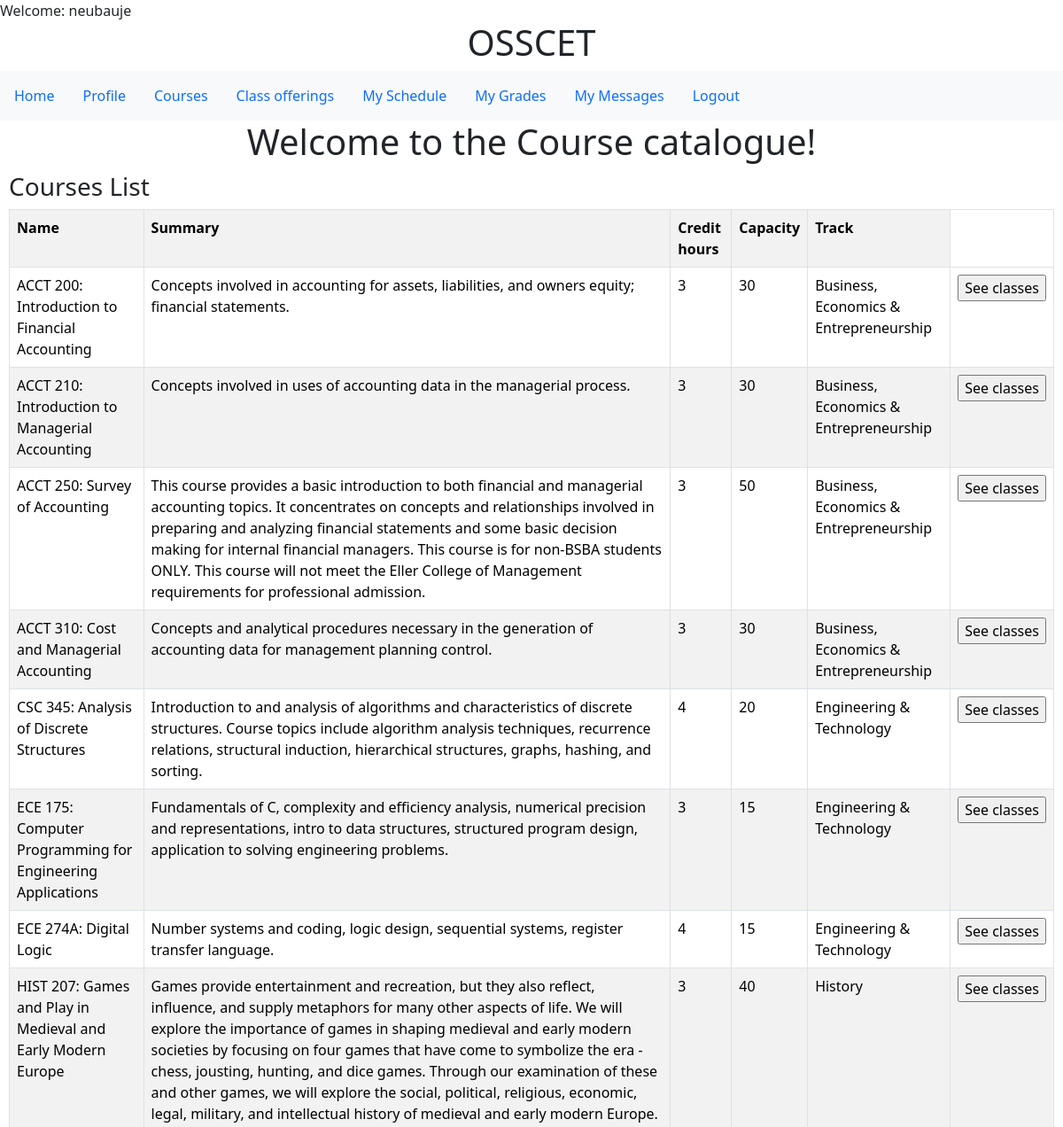
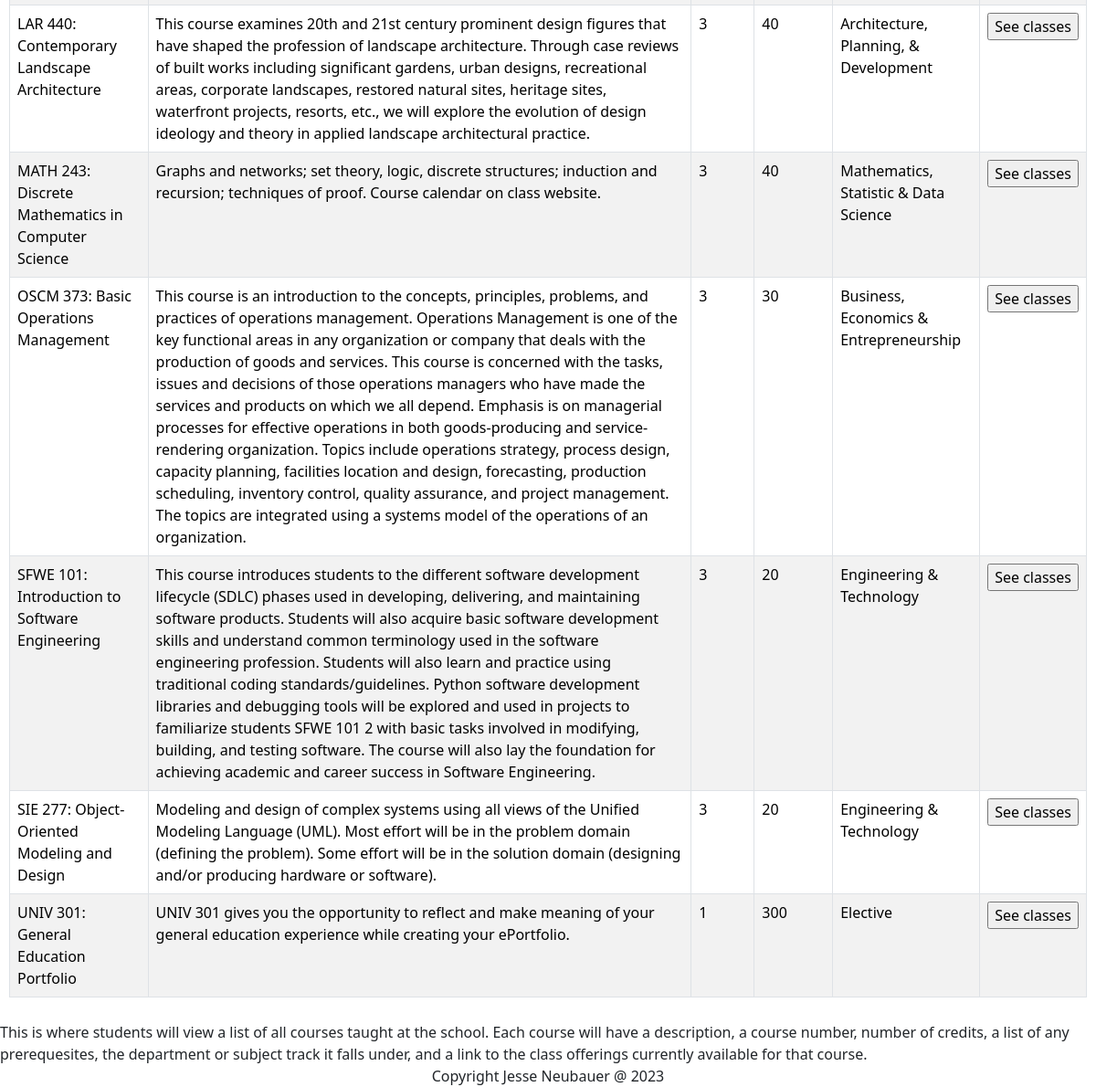
Screenshot of /courses.php (signed in) with the database file from the repository (2 pictures, top to bottom).
### tables this page shows
CREATE TABLE `courses` (
  `course_id` varchar(10) NOT NULL,
  `course_name` varchar(100) NOT NULL,
  `summary` varchar(1000) DEFAULT NULL,
  `credits` int(11) NOT NULL,
  `track_id` int(11) NOT NULL,
  `prerequesites` tinyint(1) DEFAULT NULL,
  `default_max_capacity` int(11) DEFAULT NULL
);

CREATE TABLE `subject_tracks` (
  `track_id` int(11) NOT NULL,
  `track_name` varchar(45) NOT NULL
);

### courses_student.php (the view, shortened to what this page needs)
<!DOCTYPE html>
<html lang="en">
<head>
</head>
<body>
    <div class="bs-example">
            <div class="row">
                <div class="col-md-12">
                    <div class="page-header clearfix">
                        <h3 class="pull-left">Courses List</h3>
                    </div>
                    <?php
                    include_once 'db.php';
                    $result = mysqli_query($conn,"SELECT * FROM courses INNER JOIN subject_tracks ON courses.track_id=subject_tracks.track_id");
                    ?>
                    <?php
                    if (mysqli_num_rows($result) > 0) {
                    ?>
                      <table class='table table-bordered table-striped'>
                      <th>Name</th>
                        <th>Summary</th>
                        <th>Credit hours</th>
                        <th>Capacity</th>
                        <th>Track</th>
                    <?php
                    while($row = mysqli_fetch_array($result)) {
                    ?>
                    <tr>
                        <td><?php
                        $row_course_id = $row["course_id"]; echo $row_course_id; echo ': '; echo $row["course_name"]; ?></td>
                        <td width:1000px><?php echo $row["summary"]; ?></td>
                        <td><?php echo $row["credits"]; ?></td>
                        <td><?php echo $row["default_max_capacity"]; ?></td>
                        <td><?php echo $row["track_name"]; ?></td>
                        <td><form method="POST" action="classes.php"><input type="hidden" name="course_id" value="<?php echo $row_course_id; ?>"><input type="submit" name="search_classes" value="See classes"></form></td>
                    </tr>
                    <?php
                    }
                    ?>
                    </table>
                     <?php
                    }
                    else{
                        echo "No result found";
                    }
                    ?>
                </div>
            </div>
    </div>
<div>
    This is where students will view a list of all courses taught at the school.
    Each course will have a description, a course number, number of credits, a list of any prerequesites, the department or subject track it falls under,
    and a link to the class offerings currently available for that course.
</div>
</body>
</html>

### courses_student.php (style rules this page uses)
.bs-example { margin: 10px; }

### rows the page displays
courses: course_id "ACCT 200", course_name "Introduction to Financial Accounting", summary "Concepts involved in accounting for assets, liabilities, and owners equity; financial statements.", credits "3", default_max_capacity "30", track.track_name "Business, Economics & Entrepreneurship"
courses: course_id "ACCT 210", course_name "Introduction to Managerial Accounting", summary "Concepts involved in uses of accounting data in the managerial process.", credits "3", default_max_capacity "30", track.track_name "Business, Economics & Entrepreneurship"
courses: course_id "ACCT 250", course_name "Survey of Accounting", summary "This course provides a basic introduction to both financial and managerial accounting topics. It concentrates on concepts and relationships involved in preparing and analyzing financial statements and some basic decision making for internal financial managers. This course is for non-BSBA students ONLY. This course will not meet the Eller College of Management requirements for professional admission.", credits "3", default_max_capacity "50", track.track_name "Business, Economics & Entrepreneurship"
courses: course_id "ACCT 310", course_name "Cost and Managerial Accounting", summary "Concepts and analytical procedures necessary in the generation of accounting data for management planning control.", credits "3", default_max_capacity "30", track.track_name "Business, Economics & Entrepreneurship"
courses: course_id "CSC 345", course_name "Analysis of Discrete Structures", summary "Introduction to and analysis of algorithms and characteristics of discrete structures. Course topics include algorithm analysis techniques, recurrence relations, structural induction, hierarchical structures, graphs, hashing, and sorting.", credits "4", default_max_capacity "20", track.track_name "Engineering & Technology"
courses: course_id "ECE 175", course_name "Computer Programming for Engineering Applications", summary "Fundamentals of C, complexity and efficiency analysis, numerical precision and representations, intro to data structures, structured program design, application to solving engineering problems.", credits "3", default_max_capacity "15", track.track_name "Engineering & Technology"
courses: course_id "ECE 274A", course_name "Digital Logic", summary "Number systems and coding, logic design, sequential systems, register transfer language.", credits "4", default_max_capacity "15", track.track_name "Engineering & Technology"
courses: course_id "HIST 207", course_name "Games and Play in Medieval and Early Modern Europe", summary "Games provide entertainment and recreation, but they also reflect, influence, and supply metaphors for many other aspects of life. We will explore the importance of games in shaping medieval and early modern societies by focusing on four games that have come to symbolize the era - chess, jousting, hunting, and dice games. Through our examination of these and other games, we will explore the social, political, religious, economic, legal, military, and intellectual history of medieval and early modern Europe.", credits "3", default_max_capacity "40", track.track_name "History"
courses: course_id "LAR 440", course_name "Contemporary Landscape Architecture", summary "This course examines 20th and 21st century prominent design figures that have shaped the profession of landscape architecture. Through case reviews of built works including significant gardens, urban designs, recreational areas, corporate landscapes, restored natural sites, heritage sites, waterfront projects, resorts, etc., we will explore the evolution of design ideology and theory in applied landscape architectural practice.", credits "3", default_max_capacity "40", track.track_name "Architecture, Planning, & Development"
courses: course_id "MATH 243", course_name "Discrete Mathematics in Computer Science", summary "Graphs and networks; set theory, logic, discrete structures; induction and recursion; techniques of proof. Course calendar on class website.", credits "3", default_max_capacity "40", track.track_name "Mathematics, Statistic & Data Science"
courses: course_id "OSCM 373", course_name "Basic Operations Management", summary "This course is an introduction to the concepts, principles, problems, and practices of operations management. Operations Management is one of the key functional areas in any organization or company that deals with the production of goods and services. This course is concerned with the tasks, issues and decisions of those operations managers who have made the services and products on which we all depend. Emphasis is on managerial processes for effective operations in both goods-producing and service- rendering organization. Topics include operations strategy, process design, capacity planning, facilities location and design, forecasting, production scheduling, inventory control, quality…", credits "3", default_max_capacity "30", track.track_name "Business, Economics & Entrepreneurship"
courses: course_id "SFWE 101", course_name "Introduction to Software Engineering", summary "This course introduces students to the different software development lifecycle (SDLC) phases used in developing, delivering, and maintaining software products. Students will also acquire basic software development skills and understand common terminology used in the software engineering profession. Students will also learn and practice using traditional coding standards/guidelines. Python software development libraries and debugging tools will be explored and used in projects to familiarize students SFWE 101 2 with basic tasks involved in modifying, building, and testing software. The course will also lay the foundation for achieving academic and career success in Software Engineering.", credits "3", default_max_capacity "20", track.track_name "Engineering & Technology"
courses: course_id "SIE 277", course_name "Object-Oriented Modeling and Design", summary "Modeling and design of complex systems using all views of the Unified Modeling Language (UML). Most effort will be in the problem domain (defining the problem). Some effort will be in the solution domain (designing and/or producing hardware or software).", credits "3", default_max_capacity "20", track.track_name "Engineering & Technology"
courses: course_id "UNIV 301", course_name "General Education Portfolio", summary "UNIV 301 gives you the opportunity to reflect and make meaning of your general education experience while creating your ePortfolio.", credits "1", default_max_capacity "300", track.track_name "Elective"

### other values shown
$_SESSION['username'] "neubauje"
